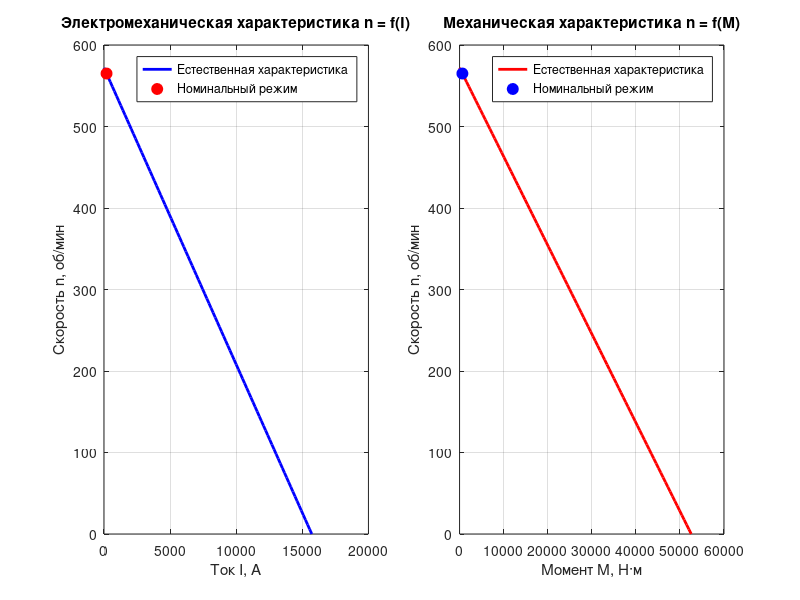
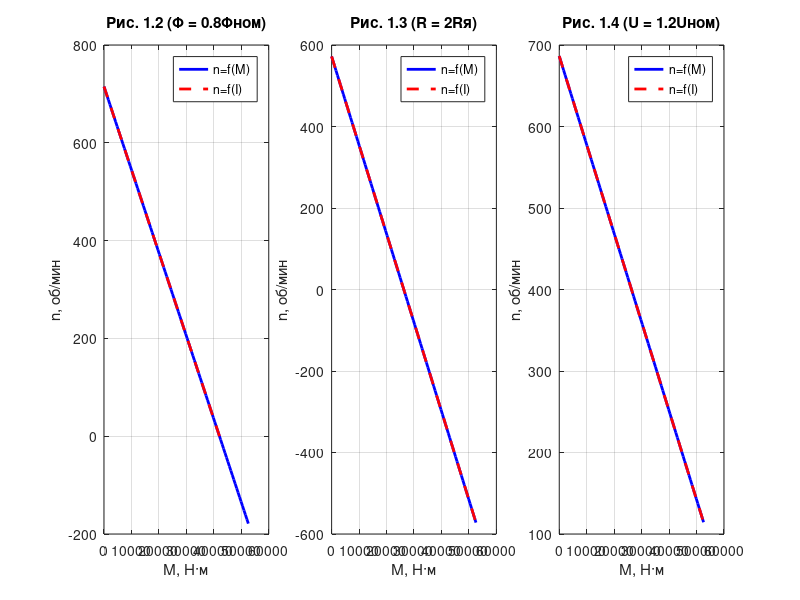

The MATLAB source for these figures, in order:
% КУРСОВАЯ РАБОТА
% Исходные данные для двигателя Д-812

% ОЧИЩАЕМ ПАМЯТЬ (чтобы старые переменные не мешали)
clear;   % удаляет все переменные
clc;     % очищает командное окно

% ============= ИСХОДНЫЕ ДАННЫЕ ИЗ ТАБЛИЦЫ =============
% Дано:

No_pp = 10;              % Номер по порядку
tip = 'Д-812';           % Тип двигателя (текст)
P = 38;                  % Мощность, кВт
n_nom = 565;             % Номинальные обороты, об/мин
I_nom = 192;             % Номинальный ток якоря, А
R_ya = 0.0140;           % Сопротивление якоря, Ом
J = 7.0;                 % Момент инерции, кг·м²
U_nom = 220;             % Напряжение (из столбца Исполнение), В

% ============= ПРОВЕРЯЕМ, ЧТО ВВЕЛИ =============
disp('========== ИСХОДНЫЕ ДАННЫЕ ==========');
disp(['Тип двигателя: ', tip]);
disp(['Мощность P = ', num2str(P), ' кВт']);
disp(['Обороты n = ', num2str(n_nom), ' об/мин']);
disp(['Ток I = ', num2str(I_nom), ' А']);
disp(['Сопротивление R = ', num2str(R_ya), ' Ом']);
disp(['Напряжение U = ', num2str(U_nom), ' В']);
disp('======================================');


% ============= РАСЧЕТЫ =============
disp(' ');
disp('========== РЕЗУЛЬТАТЫ РАСЧЕТОВ ==========');


% ==страница 4==
I_nom_calc = (P * 1000) / U_nom;  % P в кВт → Вт
n_0 = n_nom * (U_nom / (U_nom - I_nom * R_ya));
c_phi = U_nom / n_0; % электрическая константа
I_pe = U_nom / R_ya; % Пусковой ток (при n = 0)

% Коэффициент kФ_ном (из соотношения M = kФ * I)
% Сначала нужно рассчитать номинальный момент M_nom
% Номинальная угловая скорость, рад/с
w_nom = n_nom * pi / 30;

M_nom = (P * 1000) / w_nom; % Номинальный момент, Н·м


kF_nom = M_nom / I_nom; % механическая константа

M_pe = I_pe * kF_nom; % Пусковой момент




% ===== Итог расчета естественных характеристик электродвигателя: =====
k_I = R_ya / c_phi;
k_M = R_ya / (c_phi * kF_nom);









% ============= Построение естественных характеристик электродвигателя: =============

% Создаем массивы точек для построения
I_points = linspace(0, I_pe, 100);      % от 0 до пускового тока
M_points = linspace(0, M_pe, 100);      % от 0 до пускового момента

% Рассчитываем скорости по формулам
n_from_I = n_0 - k_I * I_points;        % электромеханическая характеристика
n_from_M = n_0 - k_M * M_points;        % механическая характеристика

% Рисуем первый график - электромеханическая характеристика
figure('Position', [100, 100, 1200, 500]);

% ============= Электромеханическая и механическая характеристики двигателя постоянного тока с параллельным возбуждением. =============

subplot(1, 2, 1);
plot(I_points, n_from_I, 'b-', 'LineWidth', 2);
hold on;
plot(I_nom, n_nom, 'ro', 'MarkerSize', 8, 'MarkerFaceColor', 'r');
grid on;
xlabel('Ток I, А');
ylabel('Скорость n, об/мин');
title('Электромеханическая характеристика n = f(I)');
legend('Естественная характеристика', 'Номинальный режим');

% Рисуем второй график - механическая характеристика
subplot(1, 2, 2);
plot(M_points, n_from_M, 'r-', 'LineWidth', 2);
hold on;
plot(M_nom, n_nom, 'bo', 'MarkerSize', 8, 'MarkerFaceColor', 'b');
grid on;
xlabel('Момент M, Н·м');
ylabel('Скорость n, об/мин');
title('Механическая характеристика n = f(M)');
legend('Естественная характеристика', 'Номинальный режим');

% ============= КОНЕЦ КОДА ДЛЯ ГРАФИКОВ =============







% ============= ВЫВОД =============


% Вывод результатов
disp(['Пусковой момент: M_пe = ', num2str(M_pe), ' Н·м']);
disp(['Расчетный ток I = ', num2str(I_nom_calc), ' А']);
disp(['Скорость холостого хода n0 = ', num2str(n_0), ' об/мин']);
disp(['Электрическая постоянная cΦ = ', num2str(c_phi), ' В·мин/об']);
disp(['Пусковой ток: I_пe = ', num2str(I_pe), ' А']);
disp(['Коэффициент kФ_ном = ', num2str(kF_nom), ' Н·м/А']);
disp(['Пусковой момент: M_пe = ', num2str(M_pe), ' Н·м']);
% Дополнительно: соотношение пусковых и номинальных значений
disp(['I_пe / I_ном = ', num2str(I_pe / I_nom), ' (кратность пускового тока)']);
disp(['M_пe / M_ном = ', num2str(M_pe / M_nom), ' (кратность пускового момента)']);
% ===== КОЭФФИЦИЕНТЫ ХАРАКТЕРИСТИК =====
disp(['Уравнение n = ', num2str(n_0), ' - ', num2str(k_I), ' * I']);
disp(['Уравнение n = ', num2str(n_0), ' - ', num2str(k_M), ' * M']);

disp('======================================');



% ================= Расчёт и построение искусственных характеристик электродвигателя =================

figure('Position', [100, 100, 1400, 400]);

% Общие массивы
I = linspace(0, I_pe, 100);
M = linspace(0, M_pe, 100);

%% ===== 1. Ослабление поля (Φ = 0.8 Φном) =====
c_phi1 = 0.8 * c_phi;
kF1 = 0.8 * kF_nom;

n0_1 = U_nom / c_phi1;
kI_1 = R_ya / c_phi1;
kM_1 = R_ya / (c_phi1 * kF1);

n_I1 = n0_1 - kI_1 * I;
n_M1 = n0_1 - kM_1 * M;

subplot(1,3,1);
plot(M, n_M1, 'b', 'LineWidth', 2); hold on;
plot(I*kF1, n_I1, 'r--', 'LineWidth', 2);
grid on;
title('Рис. 1.2 (Φ = 0.8Φном)');
xlabel('M, Н·м');
ylabel('n, об/мин');
legend('n=f(M)', 'n=f(I)');

%% ===== 2. Увеличение сопротивления (R = 2Rя) =====
R2 = 2 * R_ya;

n0_2 = U_nom / c_phi;
kI_2 = R2 / c_phi;
kM_2 = R2 / (c_phi * kF_nom);

n_I2 = n0_2 - kI_2 * I;
n_M2 = n0_2 - kM_2 * M;

subplot(1,3,2);
plot(M, n_M2, 'b', 'LineWidth', 2); hold on;
plot(I*kF_nom, n_I2, 'r--', 'LineWidth', 2);
grid on;
title('Рис. 1.3 (R = 2Rя)');
xlabel('M, Н·м');
ylabel('n, об/мин');
legend('n=f(M)', 'n=f(I)');

%% ===== 3. Повышение напряжения (U = 1.2Uном) =====
U3 = 1.2 * U_nom;

n0_3 = U3 / c_phi;
kI_3 = R_ya / c_phi;
kM_3 = R_ya / (c_phi * kF_nom);

n_I3 = n0_3 - kI_3 * I;
n_M3 = n0_3 - kM_3 * M;

subplot(1,3,3);
plot(M, n_M3, 'b', 'LineWidth', 2); hold on;
plot(I*kF_nom, n_I3, 'r--', 'LineWidth', 2);
grid on;
title('Рис. 1.4 (U = 1.2Uном)');
xlabel('M, Н·м');
ylabel('n, об/мин');
legend('n=f(M)', 'n=f(I)');
